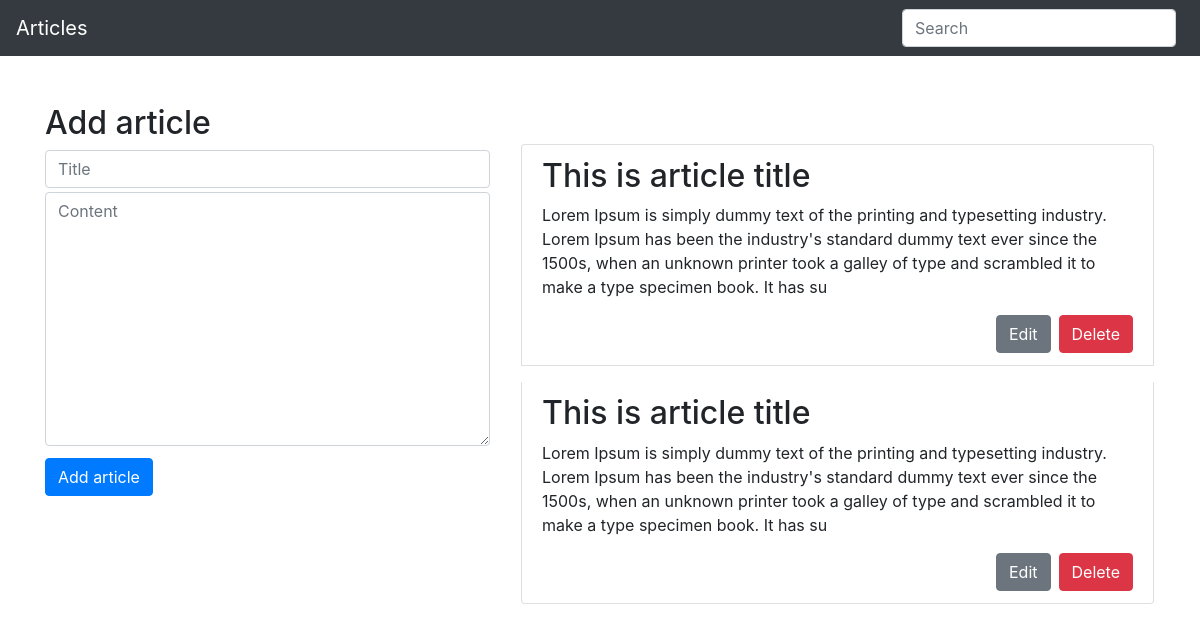
The page / on the database its author committed.
### tables this page shows
CREATE TABLE `articles` (
  `id` int(11) NOT NULL,
  `title` varchar(60) NOT NULL,
  `content` varchar(255) NOT NULL
);

### index.php (the view, shortened to what this page needs)
<!DOCTYPE html>
<html>
<head>
	<link rel="stylesheet" type="text/css" href="https://stackpath.bootstrapcdn.com/bootstrap/4.5.2/css/bootstrap.min.css">
</head>
<body>
	<nav class="navbar navbar-dark bg-dark">
		 <a class="navbar-brand">Articles</a>
		 <form class="form-inline">
		   <input class="form-control mr-sm-2" type="search" placeholder="Search" aria-label="Search" onkeyup="showResult(this.value)">
		 </form>
	</nav>
	<main class="container">
		<div class="row my-5">
			<form class="col-md-5 col-sm-12 mx-auto form" action="includes/addarticle.php" method="POST">
				<h2>Add article</h2>
				<input class="form-control my-1" type="text" name="title" placeholder="Title" required>
				<textarea class="form-control my-1" rows="10" name="content" placeholder="Content" required></textarea>
				<button class="btn btn-primary mt-2" type="submit">Add article</button>
			</form>
			<ul id="livesearch" class="list-group my-3 col-md-7 col-sm-12 mx-auto p-3">
			<?php
			require_once 'includes/connection.php';
			$article = $link->query("SELECT * FROM articles");
			foreach ($article as $this_article) {
				?>
				<li class="list-group-item mx-auto w-100 my-2">
					<h2 class="article-title"><?php echo $this_article['title'] ?></h2>
					<p><?php echo $this_article['content'] ?></p>
					<div class="d-flex justify-content-end">
				    	<button class="btn btn-secondary mr-2" onclick="document.getElementById('editform<?php echo $this_article['id'] ?>').classList.remove('d-none');this.classList.add('d-none')">Edit</button>
				    	<form action="includes/deletearticle.php" method="POST">
							<button class="btn btn-danger">Delete</button>
						</form>
				    </div>
				</li>
				<?php
			}
			?>
			</ul>
		</div>
	</main>
</body>
</html>

### rows shown on the page
articles: title "This is article title", content "Lorem Ipsum is simply dummy text of the printing and typesetting industry. Lorem Ipsum has been the industry's standard dummy text ever since the 1500s, when an unknown printer took a galley of type and scrambled it to make a type specimen book. It has su"
articles: title "This is article title", content "Lorem Ipsum is simply dummy text of the printing and typesetting industry. Lorem Ipsum has been the industry's standard dummy text ever since the 1500s, when an unknown printer took a galley of type and scrambled it to make a type specimen book. It has su"
